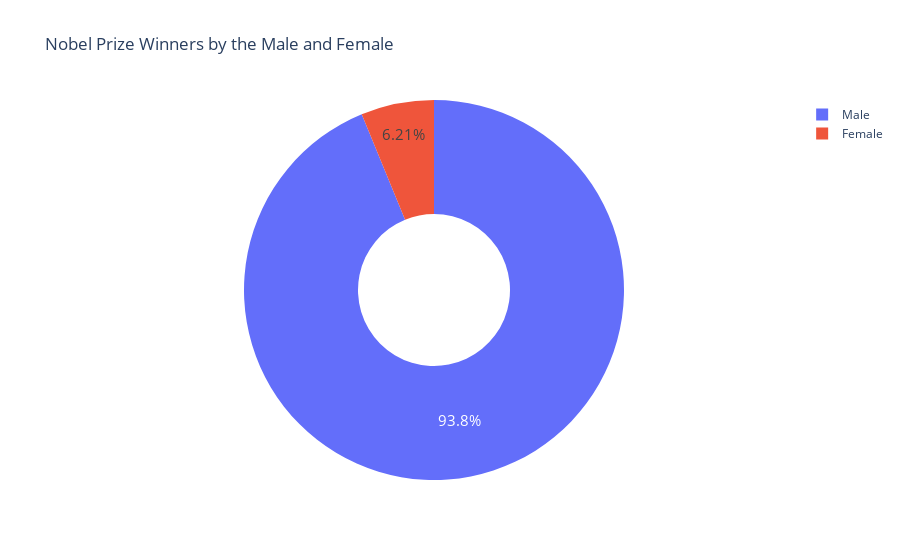

The cell this chart's notebook holds for it:
### Markdown cell above
**Challenge**: Create a [donut chart using plotly](https://plotly.com/python/pie-charts/) which shows how many prizes went to men compared to how many prizes went to women. What percentage of all the prizes went to women?

### Code cell
biology=df_data.sex.value_counts()
fig=px.pie(values=biology.values,names=biology.index,title='Nobel Prize Winners by the Male and Female',hole=0.4)
fig.update_traces(textposition='inside', textfont_size=15, textinfo='percent')
fig.show()

### Figure 1 — Plotly figure (JSON) as saved in the notebook; plotly's stock layout.template omitted (floating-point values rounded to 4 significant figures)
{"data": [{"domain": {"x": [0, 1], "y": [0, 1]}, "hole": 0.4, "hovertemplate": "label=%{label}<br>value=%{value}<extra></extra>", "labels": ["Male", "Female"], "legendgroup": "", "name": "", "showlegend": true, "textfont": {"size": 15}, "textinfo": "percent", "textposition": "inside", "type": "pie", "values": [876, 58]}], "layout": {"legend": {"tracegroupgap": 0}, "title": {"text": "Nobel Prize Winners by the Male and Female"}}}
